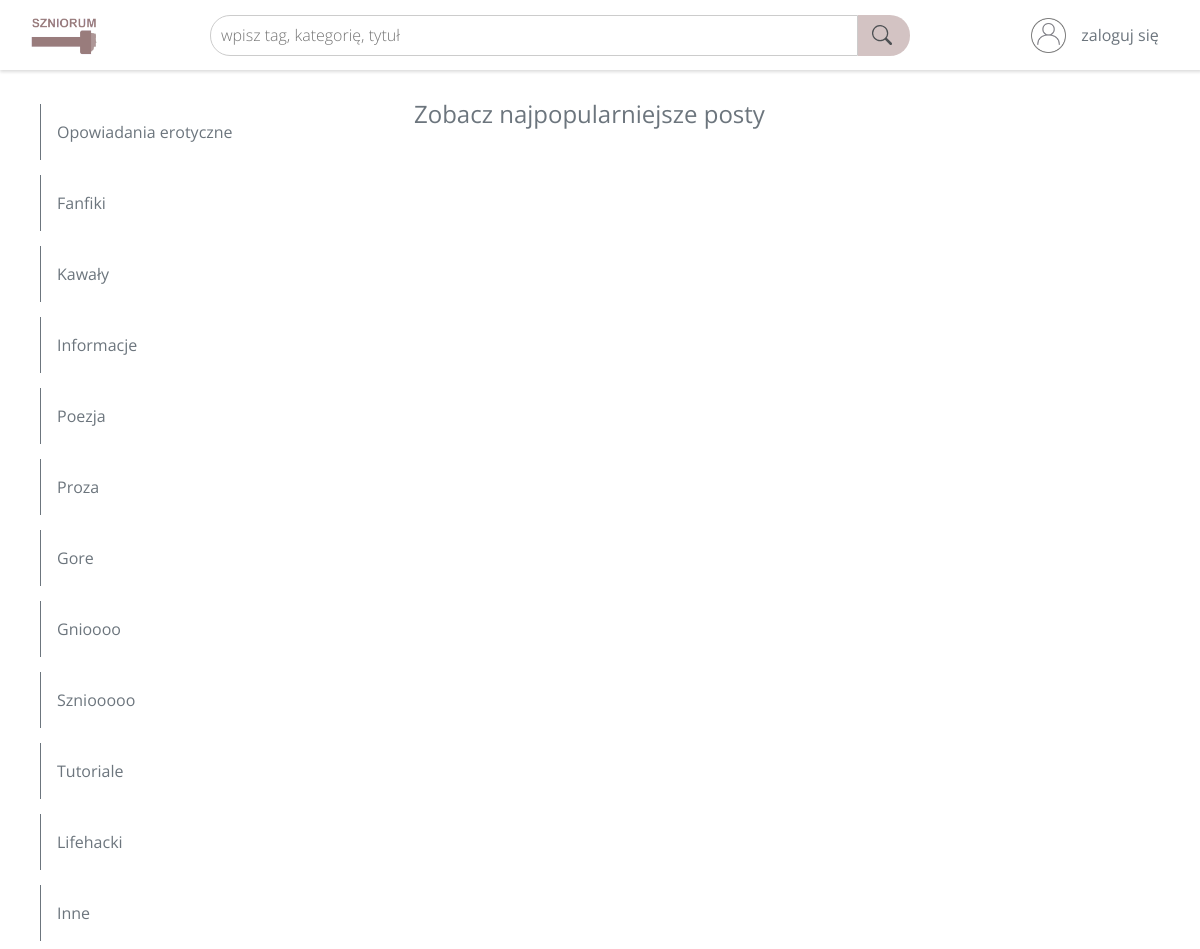
The page / on the database its author committed.
### tables this page shows
CREATE TABLE IF NOT EXISTS categories (
    `id` INT NOT NULL AUTO_INCREMENT,
    `name` TEXT(50) NOT NULL UNIQUE,

    PRIMARY KEY (`id`)
);

### www/index.php (the view, shortened to what this page needs)
<?php
    try {
        $connection = connect_to_database();
    }
    catch(Exception $e) {
        die('<h1">
                <span>Nie udało się połączyć z bazą.</span>
            </h1>');
    }
?>
<!Doctype html>
<html lang="pl">
    <head>
        <link href="/bootstrap/css/bootstrap.min.css" rel="stylesheet">
        <link href="/style/clearfix.css" rel="stylesheet"/>
        <link href="/style/head.css" rel="stylesheet"/>
        <link href="/style/index.css" rel="stylesheet"/>
        <link href="/style/gridtile.css" rel="stylesheet"/>
    </head>
    <body>
        <?php
            require "./components/head.php";
        ?>
        <div class="main d-flex">
            <div class="main__categories p-2">
                <ul class="main__categoriesList d-flex flex-column mt-3">
                    <?php
                        $query = "SELECT `name` FROM categories;";
                        $result = $connection->query($query);
                        $categories = $result->fetch_all();
                        foreach($categories as $cat) {
                            echo '
                                <li class="p-3 border-start border-secondary">
                                    <a href="/search.php?c='.$cat[0].'" class="link-secondary">'
                                        .$cat[0].
                                    '</a>
                                </li>
                            ';
                        }
                    ?>
                </ul>
            </div>
            <div class="main__grid p-1">
                <h1 class="mb-5">
                    <span style="margin-left: 50px" class="text-secondary fs-4">Zobacz najpopularniejsze posty</span>
                </h1>
            </div>
        </div>
    </body>
</html>

### www/style/clearfix.css (style rules this page uses)
body { font-family: 'OpenSans', sans-serif; }
a { text-decoration: none !important; }
* { box-sizing: border-box; }
a, a:hover { text-decoration: none; color: inherit; }
li::marker { content: ""; }
:root { --main-theme: #c9b5b5; --main-theme-light: #e6cfcf; --main-theme-dark: #b39191; --main-theme-darker: #796363; }

### www/style/index.css (style rules this page uses)
.main { margin-top: 10px; gap: 10px; }
.main__categories { width: 350px; }
.main__categoriesList { margin: 0 auto; gap: 15px; }
.main__categoriesList li::marker { content: ""; }

### rows shown on the page
categories: name "Opowiadania erotyczne"
categories: name "Fanfiki"
categories: name "Kawały"
categories: name "Informacje"
categories: name "Poezja"
categories: name "Proza"
categories: name "Gore"
categories: name "Gnioooo"
categories: name "Szniooooo"
categories: name "Tutoriale"
categories: name "Lifehacki"
categories: name "Inne"
